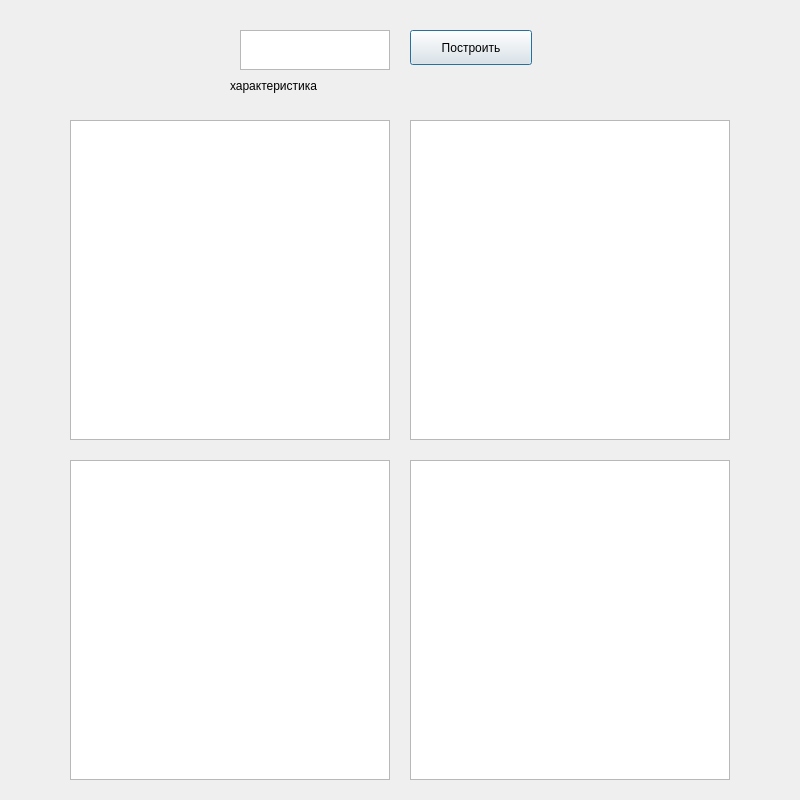
<?xml version="1.0" encoding="UTF-8"?>
<ui version="4.0">
 <class>simple</class>
 <widget class="QDialog" name="simple">
  <property name="geometry">
   <rect>
    <x>0</x>
    <y>0</y>
    <width>800</width>
    <height>800</height>
   </rect>
  </property>
  <property name="windowTitle">
   <string>simple</string>
  </property>
  <widget class="QPushButton" name="pushButton">
   <property name="geometry">
    <rect>
     <x>410</x>
     <y>30</y>
     <width>122</width>
     <height>35</height>
    </rect>
   </property>
   <property name="text">
    <string>Построить</string>
   </property>
  </widget>
  <widget class="QTextEdit" name="textEdit">
   <property name="geometry">
    <rect>
     <x>240</x>
     <y>30</y>
     <width>150</width>
     <height>40</height>
    </rect>
   </property>
  </widget>
  <widget class="QTableWidget" name="add">
   <property name="geometry">
    <rect>
     <x>70</x>
     <y>120</y>
     <width>320</width>
     <height>320</height>
    </rect>
   </property>
   <property name="sizePolicy">
    <sizepolicy hsizetype="Fixed" vsizetype="Fixed">
     <horstretch>0</horstretch>
     <verstretch>0</verstretch>
    </sizepolicy>
   </property>
   <attribute name="horizontalHeaderCascadingSectionResizes">
    <bool>true</bool>
   </attribute>
   <attribute name="horizontalHeaderDefaultSectionSize">
    <number>38</number>
   </attribute>
   <attribute name="horizontalHeaderStretchLastSection">
    <bool>false</bool>
   </attribute>
  </widget>
  <widget class="QTableWidget" name="mult">
   <property name="geometry">
    <rect>
     <x>410</x>
     <y>120</y>
     <width>320</width>
     <height>320</height>
    </rect>
   </property>
   <property name="sizePolicy">
    <sizepolicy hsizetype="Fixed" vsizetype="Fixed">
     <horstretch>0</horstretch>
     <verstretch>0</verstretch>
    </sizepolicy>
   </property>
   <attribute name="horizontalHeaderCascadingSectionResizes">
    <bool>true</bool>
   </attribute>
   <attribute name="horizontalHeaderDefaultSectionSize">
    <number>38</number>
   </attribute>
  </widget>
  <widget class="QTableWidget" name="sub">
   <property name="geometry">
    <rect>
     <x>70</x>
     <y>460</y>
     <width>320</width>
     <height>320</height>
    </rect>
   </property>
   <property name="sizePolicy">
    <sizepolicy hsizetype="Fixed" vsizetype="Fixed">
     <horstretch>0</horstretch>
     <verstretch>0</verstretch>
    </sizepolicy>
   </property>
   <attribute name="horizontalHeaderCascadingSectionResizes">
    <bool>true</bool>
   </attribute>
   <attribute name="horizontalHeaderDefaultSectionSize">
    <number>38</number>
   </attribute>
  </widget>
  <widget class="QTableWidget" name="div">
   <property name="geometry">
    <rect>
     <x>410</x>
     <y>460</y>
     <width>320</width>
     <height>320</height>
    </rect>
   </property>
   <property name="sizePolicy">
    <sizepolicy hsizetype="Fixed" vsizetype="Fixed">
     <horstretch>0</horstretch>
     <verstretch>0</verstretch>
    </sizepolicy>
   </property>
   <attribute name="horizontalHeaderCascadingSectionResizes">
    <bool>true</bool>
   </attribute>
   <attribute name="horizontalHeaderDefaultSectionSize">
    <number>38</number>
   </attribute>
  </widget>
  <widget class="QLabel" name="label">
   <property name="geometry">
    <rect>
     <x>230</x>
     <y>70</y>
     <width>161</width>
     <height>31</height>
    </rect>
   </property>
   <property name="text">
    <string>характеристика</string>
   </property>
  </widget>
 </widget>
 <resources/>
 <connections/>
</ui>
